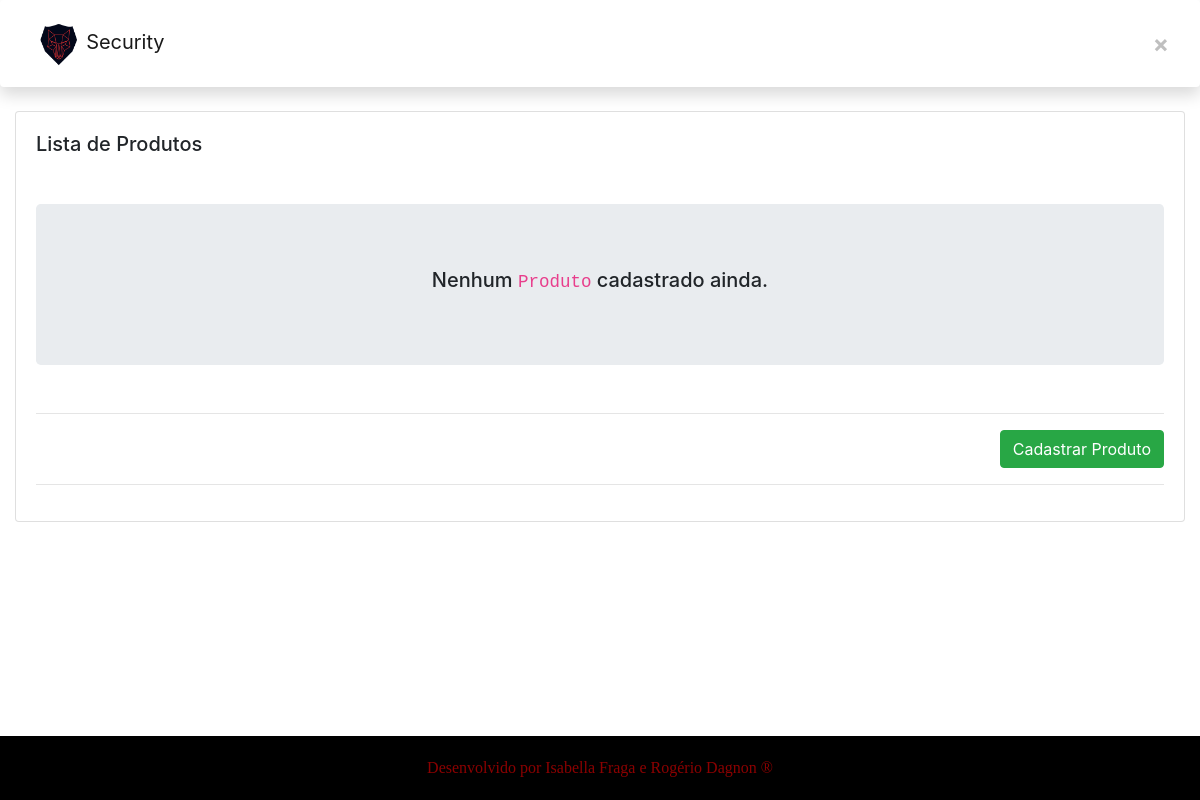
/app1/produtos/, run on an earlier commit of the app's database.
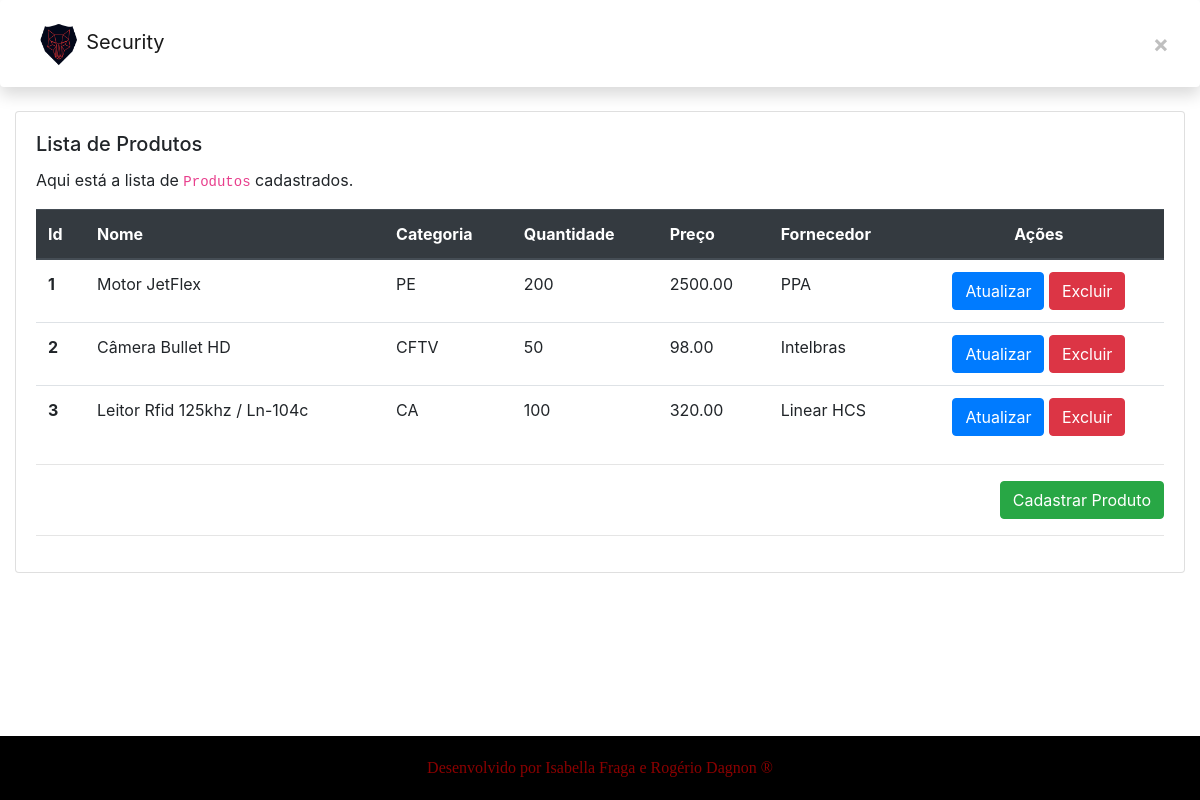
And on a later commit of the database.
### app1/models.py (models this page shows, shortened)
class Produto(models.Model):
    fornecedor = models.ForeignKey(Fornecedor, on_delete=models.CASCADE, null=True)
    nomep = models.CharField(max_length=100, blank=False, null=True)
    quantidade = models.DecimalField(max_digits=5,decimal_places=0, blank=False, null=True)
    preco = models.DecimalField(max_digits=15,decimal_places=2, null=True)
    CATEGORIA_CHOICES = [
        ["CFTV", "CFTV"],
        ["AL", "Alarme"],
        ["CA", "Controle de Acesso"],
        ["TE", "Telefonia"],
        ["RE", "Redes"],
        ["PE", "Portão Eletrônico"],
    ]
    categoria = models.CharField(max_length=6, blank=False, choices=CATEGORIA_CHOICES, null=True)
    objetos = models.Manager()

class Fornecedor(models.Model):
    CATEGORIA_CHOICES = [
        ["CFTV", "CFTV"],
        ["AL", "Alarme"],
        ["CA", "Controle de Acesso"],
        ["TE", "Telefonia"],
        ["RE", "Redes"],
        ["PE", "Portão Eletrônico"],
    ]
    nome = models.CharField(max_length=100, blank=False, null=True)
    email = models.EmailField(blank=False, null=True)
    telefone = models.CharField(max_length=14, blank=False, null=True)
    endereco = models.CharField(max_length=150, blank=False, null=True)
    CNPJ = models.CharField(max_length=18, blank=False, null=True)
    categoria = models.CharField(max_length=6, blank=False, choices=CATEGORIA_CHOICES, null=True)
    objetos = models.Manager()
    def __str__(self):
        return self.nome

### app1/views.py (the view)
# urls.py: path('produtos/', ProdutoListView.as_view(), name="lista_produtos"),
class ProdutoListView(ListView):
    template_name = "app3/produto/lista.html"
    model = Produto
    context_object_name = "produtos"

### app1/templates/app3/produto/lista.html (shortened to what this page needs)
{% extends "app3/_layouts/base.html" %}
{% block conteudo %}
<div class="container-fluid mt-2 mb-5">
  <div class="row">
    <div class="col-lg-15 col-md-12 col-sm-12 col-xs-12">
      <div class="card">
        <div class="card-body">
          <h5 class="card-title">Lista de Produtos</h5>
          {% if produtos|length > 0 %}
            <p class="card-text">
              Aqui está a lista de <code>Produtos</code> cadastrados.
            </p>
            <table class="table">
              <thead class="thead-dark">
              <tr>
                <th scope="col">Id</th>
                <th scope="col">Nome</th>
                <th scope="col">Categoria</th>
                <th scope="col">Quantidade</th>
                <th scope="col">Preço</th>
                <th scope="col">Fornecedor</th>
                <th scope="col" class="text-center">Ações</th>
              </tr>
              </thead>
              <tbody>
              {% for produto in produtos %}
                <tr>
                  <th scope="row">{{ produto.id }}</th>
                  <td>{{ produto.nomep }}</td>
                  <td>{{ produto.categoria }}</td>
                  <td>{{ produto.quantidade }}</td>
                  <td>{{ produto.preco }}</td>
                  <td>{{ produto.fornecedor }}</td>
                  <td class="text-center">
                    <a href="{% url 'app1:atualiza_produto' pk=produto.id %}"
                       class="btn btn-primary">
                      Atualizar
                    </a>
                    <a href="{% url 'app1:deleta_produto' pk=produto.id %}"
                      class="btn btn-danger">
                        Excluir
                    </a>
                  </td>
                </tr>
              {% endfor %}
              </tbody>
            </table>
        {% else %}
          <div class="text-center mt-5 mb-5 jumbotron">
            <h5>Nenhum <code>Produto</code> cadastrado ainda.</h5>
          </div>
        {% endif %}
          <hr />
          <div class="text-right">
            <a href="{% url 'app1:cadastra_produto' %}" class="btn btn-success">
              Cadastrar Produto
            </a>
          </div>
        <hr>
        </div>
      </div>
    </div>
  </div>
</div>
{% endblock %}

What changed in the data, as far as the page shows it:
added Produto: id "1", nomep "Motor JetFlex", categoria "PE", quantidade "200", preco "2500.00", fornecedor "PPA"
added Produto: id "2", nomep "Câmera Bullet HD", categoria "CFTV", quantidade "50", preco "98.00", fornecedor "Intelbras"
added Produto: id "3", nomep "Leitor Rfid 125khz / Ln-104c", categoria "CA", quantidade "100", preco "320.00", fornecedor "Linear HCS"
Also different on the page:
text no longer shown: "Nenhum Produto cadastrado ainda."
text now shown: "Aqui está a lista de Produtos cadastrados. Id Nome Categoria Quantidade Preço Fornecedor Ações"
